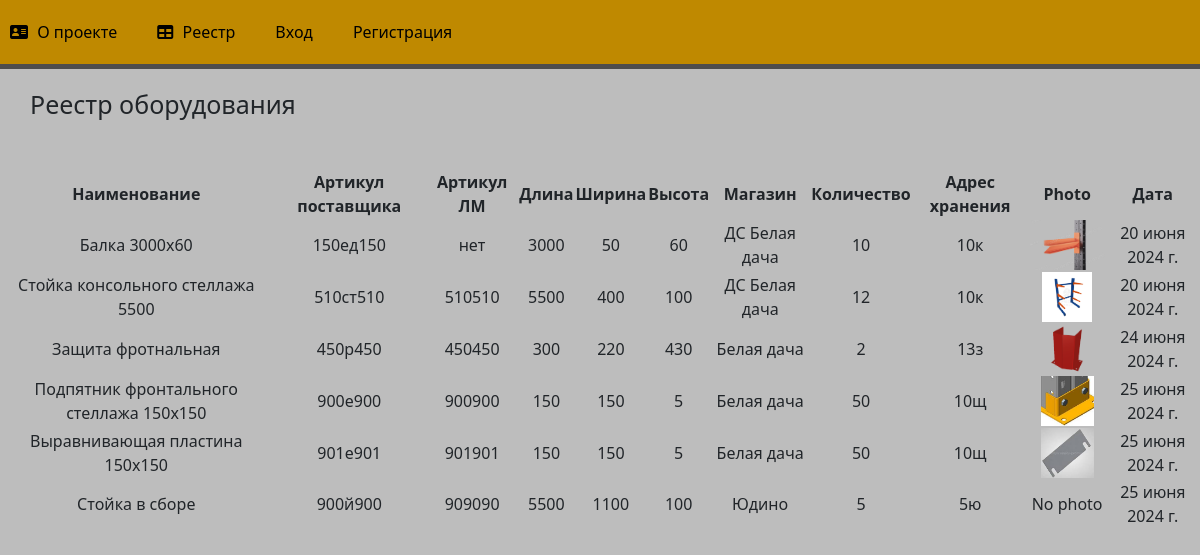
The page / on the database its author committed.
### main/models.py (models this page shows, shortened)
class Equipment(models.Model):
    title = models.CharField('Наименование', max_length=250)
    article = models.CharField('Артикул поставщика', max_length=250)
    lm_article = models.CharField('Артикул ЛМ', max_length=250)
    length = models.IntegerField('Длина')
    width = models.IntegerField('Ширина')
    depth = models.IntegerField('Высота')
    shop = models.CharField('Магазин', max_length=250)
    amount = models.IntegerField('Количество')
    address = models.CharField('Адрес хранения', max_length=250)
    image = models.ImageField(upload_to='image', blank=True, null=True)
    date = models.DateField('Дата')
    class Meta:
        verbose_name = 'Запись в реестр'
        verbose_name_plural = 'Реестр оборудования'

### main/views.py (the view)
# urls.py: path('', views.index, name='register'),
def index(request):
    register = Equipment.objects.all()
    return render(request, 'main/index.html', {'register': register})

### main/templates/main/index.html (shortened to what this page needs)
{% extends 'main/layout.html' %}
{% block content %}
    <div class="features">
        <h1>Реестр оборудования</h1>
            {% if register %}
            <table id="equipmentTable" class="display">
                <thead>
                    <tr>
                        <th>Наименование</th>
                        <th>Артикул поставщика</th>
                        <th>Артикул ЛМ</th>
                        <th>Длина</th>
                        <th>Ширина</th>
                        <th>Высота</th>
                        <th>Магазин</th>
                        <th>Количество</th>
                        <th>Адрес хранения</th>
                        <th>Photo</th>
                        <th>Дата</th>
                    </tr>
                </thead>
                <tbody>
                    {% for record in register %}
                    <tr>
                        <td>{{ record.title }}</td>
                        <td>{{ record.article }}</td>
                        <td>{{ record.lm_article }}</td>
                        <td>{{ record.length }}</td>
                        <td>{{ record.width }}</td>
                        <td>{{ record.depth }}</td>
                        <td>{{ record.shop }}</td>
                        <td>{{ record.amount }}</td>
                        <td>{{ record.address }}</td>
                        <td>
                            {% if record.image %}
                            <img src="{{ record.image.url }}" alt="{{ record.title }}" style="width=50" height="50">
                            {% else %}
                            No photo
                            {% endif %}
                        </td>
                        <td>{{ record.date }}</td>
                    </tr>
                    {% endfor %}
                </tbody>
            </table>
        {% else %}
        <p>В реестре нет записей</p>
        {% endif %}
    </div>
{% endblock %}

### main/static/main/css/main.css (style rules this page uses)
body { background: #bdbdbd; }
main .features { float: left; color: #black; margin-top: 100px; text-align: center; width: 100%; }
main .features h1 { font-size: 25px; float: left; margin-top: -80px; margin-left: 30px; }

### rows shown on the page
Equipment: title "Балка 3000х60", article "150ед150", lm_article "нет", length "3000", width "50", depth "60", shop "ДС Белая дача", amount "10", address "10к", image (picture), date "20 июня 2024 г."
Equipment: title "Стойка консольного стеллажа 5500", article "510ст510", lm_article "510510", length "5500", width "400", depth "100", shop "ДС Белая дача", amount "12", address "10к", image (picture), date "20 июня 2024 г."
Equipment: title "Защита фротнальная", article "450р450", lm_article "450450", length "300", width "220", depth "430", shop "Белая дача", amount "2", address "13з", image (picture), date "24 июня 2024 г."
Equipment: title "Подпятник фронтального стеллажа 150х150", article "900е900", lm_article "900900", length "150", width "150", depth "5", shop "Белая дача", amount "50", address "10щ", image (picture), date "25 июня 2024 г."
Equipment: title "Выравнивающая пластина 150х150", article "901е901", lm_article "901901", length "150", width "150", depth "5", shop "Белая дача", amount "50", address "10щ", image (picture), date "25 июня 2024 г."
Equipment: title "Стойка в сборе", article "900й900", lm_article "909090", length "5500", width "1100", depth "100", shop "Юдино", amount "5", address "5ю", image "No photo", date "25 июня 2024 г."
